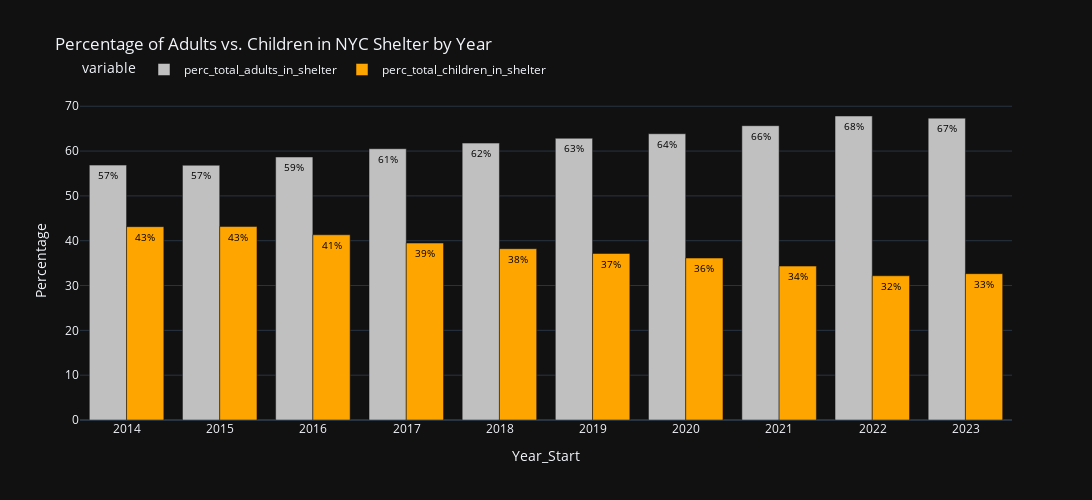

Source (notebook cell):
### Markdown cell above
##### distribution

### Code cell
desired_columns = [0,1,2,3,4,5,6,7,8,9,10]
start_date = datetime(2013, 1, 1)
end_date = datetime(2022, 12, 31)

# Convert index values to datetime
filtered_data = get_columns(yearly_avg_df,desired_columns)

# Apply date filter
filtered_data = filtered_data[filtered_data.index.to_series().apply(get_date, start_date=start_date, end_date=end_date)]
filtered_data.reset_index(inplace=True)
filtered_data

# Set the template to 'plotly_dark'
pio.templates.default = "plotly_dark"

# Create the bar chart
fig = px.bar(filtered_data, x='date_of_census', y=['perc_total_adults_in_shelter', 'perc_total_children_in_shelter'],
             color_discrete_sequence=['silver', 'orange'],
             labels={'date_of_census': 'Year_Start', 'value': 'Percentage'},
             title='Percentage of Adults vs. Children in NYC Shelter by Year',
             
             )

# Customize the layout if needed
fig.update_layout(barmode='group', xaxis_tickangle=0,
                  legend=dict(orientation='h', yanchor='bottom', y=1.05, xanchor='left', x=0),
                  xaxis=dict(tickmode='auto', tickformat='%Y'),
                  width=1500,  # Set the desired width of the figure
                  height=500  # Set the desired height of the figure
                  )

# Add data labels
texts = [filtered_data['perc_total_adults_in_shelter'].apply(lambda x: f'{round(x)}%'),
         filtered_data['perc_total_children_in_shelter'].apply(lambda x: f'{round(x)}%')]
for i, t in enumerate(texts):
    fig.data[i].text = t
fig.update_traces(textposition='inside', textfont=dict(color='black', size=10), textangle=0)

# Display the plot
fig.show()

### Figure 1 — Plotly figure (JSON) as saved in the notebook; plotly's stock layout.template omitted (floating-point values rounded to 4 significant figures)
{"data": [{"alignmentgroup": "True", "hovertemplate": "variable=perc_total_adults_in_shelter<br>Year_Start=%{x}<br>Percentage=%{y}<extra></extra>", "legendgroup": "perc_total_adults_in_shelter", "marker": {"color": "silver", "pattern": {"shape": ""}}, "name": "perc_total_adults_in_shelter", "offsetgroup": "perc_total_adults_in_shelter", "orientation": "v", "showlegend": true, "text": ["57%", "57%", "59%", "61%", "62%", "63%", "64%", "66%", "68%", "67%"], "textangle": 0, "textfont": {"color": "black", "size": 10}, "textposition": "inside", "type": "bar", "x": ["2013-12-31T00:00:00", "2014-12-31T00:00:00", "2015-12-31T00:00:00", "2016-12-31T00:00:00", "2017-12-31T00:00:00", "2018-12-31T00:00:00", "2019-12-31T00:00:00", "2020-12-31T00:00:00", "2021-12-31T00:00:00", "2022-12-31T00:00:00"], "xaxis": "x", "y": [56.87, 56.84, 58.68, 60.52, 61.78, 62.85, 63.87, 65.66, 67.82, 67.35], "yaxis": "y"}, {"alignmentgroup": "True", "hovertemplate": "variable=perc_total_children_in_shelter<br>Year_Start=%{x}<br>Percentage=%{y}<extra></extra>", "legendgroup": "perc_total_children_in_shelter", "marker": {"color": "orange", "pattern": {"shape": ""}}, "name": "perc_total_children_in_shelter", "offsetgroup": "perc_total_children_in_shelter", "orientation": "v", "showlegend": true, "text": ["43%", "43%", "41%", "39%", "38%", "37%", "36%", "34%", "32%", "33%"], "textangle": 0, "textfont": {"color": "black", "size": 10}, "textposition": "inside", "type": "bar", "x": ["2013-12-31T00:00:00", "2014-12-31T00:00:00", "2015-12-31T00:00:00", "2016-12-31T00:00:00", "2017-12-31T00:00:00", "2018-12-31T00:00:00", "2019-12-31T00:00:00", "2020-12-31T00:00:00", "2021-12-31T00:00:00", "2022-12-31T00:00:00"], "xaxis": "x", "y": [43.13, 43.16, 41.32, 39.48, 38.22, 37.15, 36.13, 34.34, 32.18, 32.65], "yaxis": "y"}], "layout": {"barmode": "group", "height": 500, "legend": {"orientation": "h", "title": {"text": "variable"}, "tracegroupgap": 0, "x": 0, "xanchor": "left", "y": 1.05, "yanchor": "bottom"}, "title": {"text": "Percentage of Adults vs. Children in NYC Shelter by Year"}, "width": 1500, "xaxis": {"anchor": "y", "domain": [0, 1], "tickangle": 0, "tickformat": "%Y", "tickmode": "auto", "title": {"text": "Year_Start"}}, "yaxis": {"anchor": "x", "domain": [0, 1], "title": {"text": "Percentage"}}}}
